Frame 1 (no input): blank canvas, image omitted
Frame 60 (the mouse pressed at the canvas centre just before this capture): blank canvas, image omitted
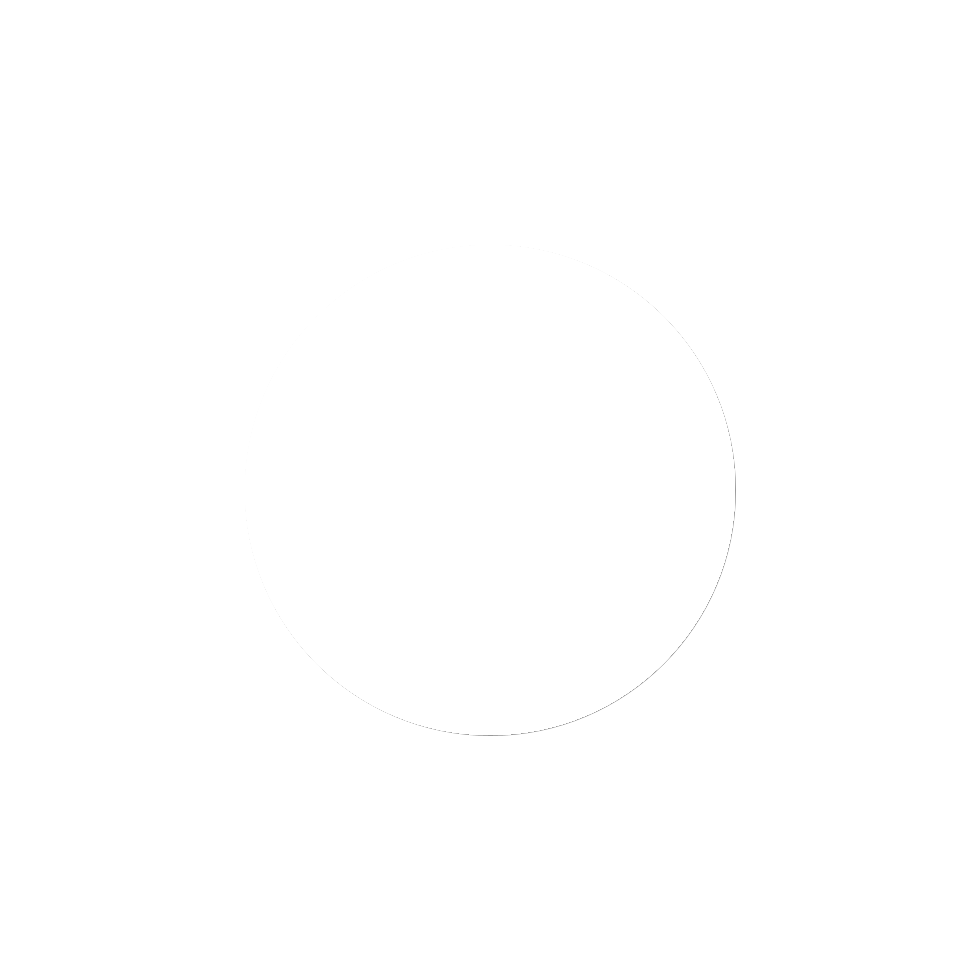
Frame 120 (the mouse held since frame 60 and released just before this capture)

The Processing sketch whose frames 1 and 60 were blank and that drew this single picture after the mouse press (run headless with seeded random() and noise(); from frame 60 on, the mouse is pressed at the canvas centre):

// Processing sketch: processing_133014
// ── processing_133014.pde

void setup() {
  background(255);
  size(980, 980);
}

void draw() {
  if (mousePressed) {
    ellipse(mouseY, mouseY, mouseX, mouseY);
    noStroke();
  }else {
    ellipse(mouseX, mouseX, mouseX, mouseY);
    stroke(153);
  }
}
